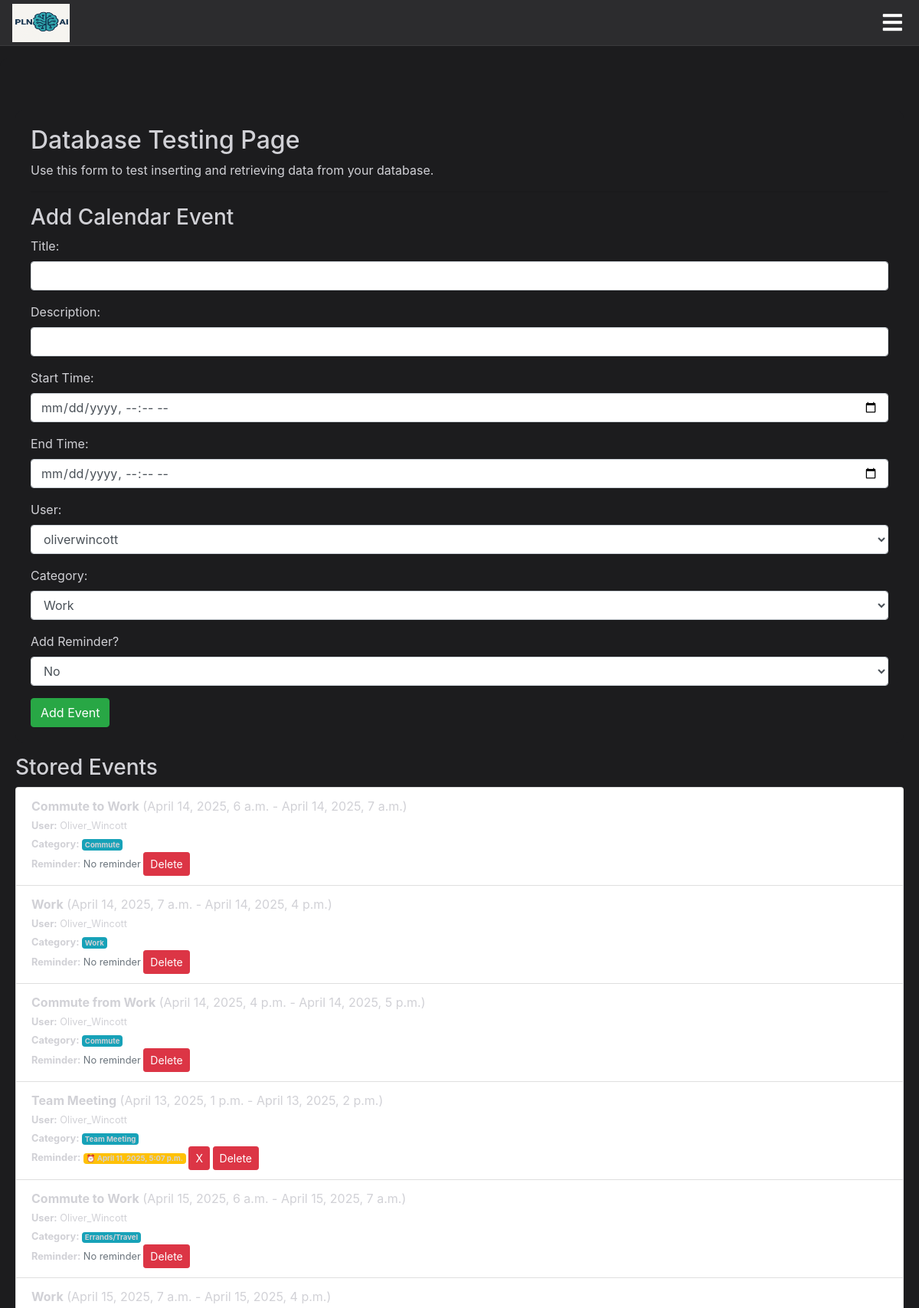
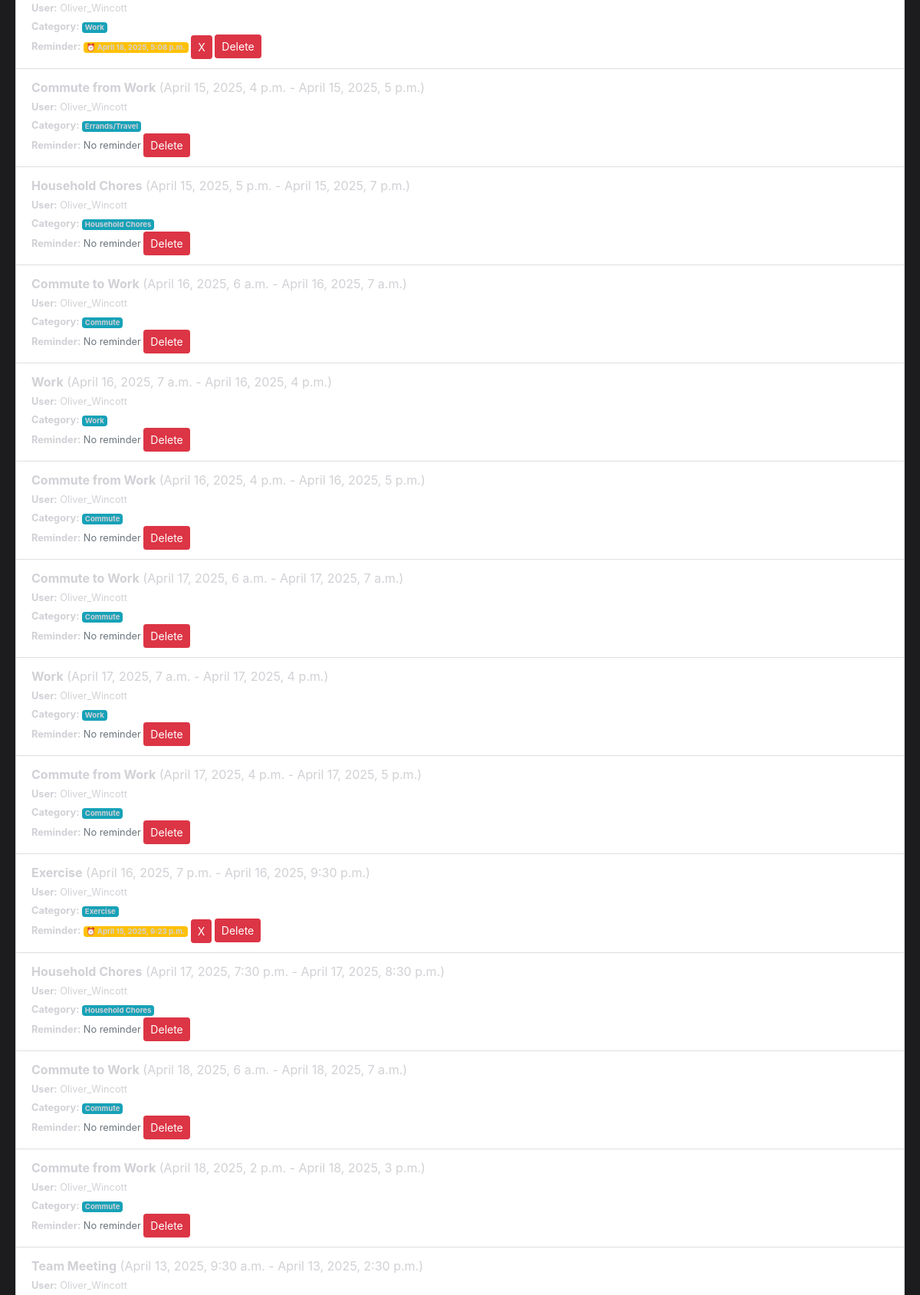
/db_test/ (signed in, upper part), run on the app's committed database (2 pictures, top to bottom).
### calendar_app/models.py (models this page shows, shortened)
class CalendarEvent(models.Model):
    title = models.CharField(max_length=255)
    description = models.TextField(max_length=255)  # ✅ Add this line if missing
    start_time = models.DateTimeField()
    end_time = models.DateTimeField()
    user = models.ForeignKey(User, on_delete=models.CASCADE)  # ✅ Link to Django User Model

class EventCategory(models.Model):
    event = models.ForeignKey(CalendarEvent, on_delete=models.CASCADE)
    category = models.ForeignKey(Category, on_delete=models.CASCADE)
    class Meta:
        unique_together = ('event', 'category')

class Category(models.Model):
    name = models.CharField(max_length=100)
    color = models.CharField(max_length=7, default="#5ac8fa")  # e.g. HEX color like "#FF5733"

class Reminder(models.Model):
    user = models.ForeignKey(User, on_delete=models.CASCADE)  # Add this line
    event = models.ForeignKey(CalendarEvent, on_delete=models.CASCADE)
    reminder_time = models.DateTimeField()

### calendar_app/views.py (the view)
# urls.py: path('db_test/', db_test, name='db_test'),
@login_required
def db_test(request):
    return render(request, 'db_test.html', {
        "users": User.objects.all(),  # This one is global; adjust if needed.
        "events": CalendarEvent.objects.filter(user=request.user),
        "categories": Category.objects.all(),  # Categories might be global.
        "reminders": Reminder.objects.filter(event__user=request.user)
    })

### calendar_app/templates/db_test.html (shortened to what this page needs)
{% extends 'base.html' %}
{% block content %}
<div class="container mt-5">
    <h2>Database Testing Page</h2>
    <p>Use this form to test inserting and retrieving data from your database.</p>
    <hr>
    <h3>Add Calendar Event</h3>
    <form id="eventForm">
        <div class="mb-3">
            <label for="title" class="form-label">Title:</label>
            <input type="text" class="form-control" name="title" required>
        </div>
        <div class="mb-3">
            <label for="description" class="form-label">Description:</label>
            <input type="text" class="form-control" name="description" required>
        </div>
        <div class="mb-3">
            <label for="start_time" class="form-label">Start Time:</label>
            <input type="datetime-local" class="form-control" name="start_time" required>
        </div>
        <div class="mb-3">
            <label for="end_time" class="form-label">End Time:</label>
            <input type="datetime-local" class="form-control" name="end_time" required>
        </div>
        <div class="mb-3">
            <label for="user_id" class="form-label">User:</label>
            <select class="form-control" name="user_id" required>
                {% for user in users %}
                    <option value="{{ user.id }}">{{ user.username }}</option>
                {% endfor %}
            </select>
        </div>
        <div class="mb-3" id="existing_category_field">
            <label for="category_id" class="form-label">Category:</label>
            <select class="form-control" name="category_id">
                {% for category in categories %}
                    <option value="{{ category.id }}">{{ category.name }}</option>
                {% endfor %}
            </select>
        </div>
        <div class="mb-3">
            <label for="add_reminder" class="form-label">Add Reminder?</label>
            <select class="form-control" id="add_reminder" name="add_reminder">
                <option value="no">No</option>
            </select>
        </div>
        <button type="submit" class="btn btn-success">Add Event</button>
    </form>
</div>
<h3>Stored Events</h3>
<ul class="list-group">
    {% for event in events %}
        <li class="list-group-item">
            <strong>{{ event.title }}</strong> ({{ event.start_time }} - {{ event.end_time }})<br>
            <small><strong>User:</strong> {{ event.user.username }}</small><br>
            <small><strong>Category:</strong>
                {% for ec in event.eventcategory_set.all %}
                    <span class="badge bg-info">{{ ec.category.name }}</span>
                {% empty %}
                    <span class="text-muted">No category assigned</span>
                {% endfor %}
            </small><br>
            <small><strong>Reminder:</strong>
                {% for reminder in event.reminder_set.all %}
                    <span class="badge bg-warning">⏰ {{ reminder.reminder_time }}</span>
                    <button class="btn btn-danger btn-sm delete-reminder" data-reminder-id="{{ reminder.id }}">X</button>
                {% empty %}
                    <span class="text-muted">No reminder</span>
                {% endfor %}
            </small>
            <button class="btn btn-danger btn-sm float-end delete-event" data-event-id="{{ event.id }}">Delete</button>
        </li>
    {% empty %}
        <li class="list-group-item">No events yet.</li>
    {% endfor %}
</ul>
</div>
{% endblock %}

### calendar_app/templates/base.html (shortened to what this page needs)
{% load static %}
<!DOCTYPE html>
<html lang="en">
<head>
  <link href="https://stackpath.bootstrapcdn.com/bootstrap/4.5.2/css/bootstrap.min.css" rel="stylesheet">
  <link rel="stylesheet" href="https://cdnjs.cloudflare.com/ajax/libs/font-awesome/5.15.3/css/all.min.css"/>
</head>
<body>
  <div class="topbar">
    <a href="{% url 'index' %}" class="brand">
        <img src="{% static 'images/PLNAI.jpg' %}" alt="PLN AI Logo" style="height:50px; width:75px;">
    </a>
    <button class="hamburger" id="hamburgerBtn">
      <i class="fas fa-bars"></i>
    </button>
  </div>
  <div class="container">
    {% block content %}{% endblock %}
</body>
</html>

### calendar_app/templates/base.html (style rules this page uses)
body { background-color: #1c1c1e; color: #d1d1d6; font-family: -apple-system, BlinkMacSystemFont, "SF Pro Text", Helvetica, Arial, sans-serif; margin: 0; padding: 0; }
.topbar { display: flex; align-items: center; justify-content: space-between; background-color: #2c2c2e; border-bottom: 1px solid #3a3a3c; padding: 0.75rem 1rem; position: relative; z-index: 10; height: 60px; }
.topbar .brand { font-size: 1.3rem; font-weight: bold; color: #ffffff; text-decoration: none; }
.hamburger { background: none; border: none; color: #ffffff; font-size: 1.8rem; cursor: pointer; }
.container { background-color: #1c1c1e; padding: 20px; border-radius: 10px; margin: 1rem auto; max-width: 1200px; }

### data on the page
CalendarEvent: title "Commute to Work", start_time "April 14, 2025, 6 a.m.", end_time "April 14, 2025, 7 a.m.", user.username "Oliver_Wincott"
EventCategory: category.name "Commute"
CalendarEvent: title "Work", start_time "April 14, 2025, 7 a.m.", end_time "April 14, 2025, 4 p.m.", user.username "Oliver_Wincott"
EventCategory: category.name "Work"
CalendarEvent: title "Commute from Work", start_time "April 14, 2025, 4 p.m.", end_time "April 14, 2025, 5 p.m.", user.username "Oliver_Wincott"
EventCategory: category.name "Commute"
CalendarEvent: title "Team Meeting", start_time "April 13, 2025, 1 p.m.", end_time "April 13, 2025, 2 p.m.", user.username "Oliver_Wincott"
EventCategory: category.name "Team Meeting"
Reminder: reminder_time "April 11, 2025, 5:07 p.m."
CalendarEvent: title "Commute to Work", start_time "April 15, 2025, 6 a.m.", end_time "April 15, 2025, 7 a.m.", user.username "Oliver_Wincott"
EventCategory: category.name "Errands/Travel"
CalendarEvent: title "Work", start_time "April 15, 2025, 7 a.m.", end_time "April 15, 2025, 4 p.m.", user.username "Oliver_Wincott"
EventCategory: category.name "Work"
Reminder: reminder_time "April 18, 2025, 5:08 p.m."
CalendarEvent: title "Commute from Work", start_time "April 15, 2025, 4 p.m.", end_time "April 15, 2025, 5 p.m.", user.username "Oliver_Wincott"
EventCategory: category.name "Errands/Travel"
CalendarEvent: title "Household Chores", start_time "April 15, 2025, 5 p.m.", end_time "April 15, 2025, 7 p.m.", user.username "Oliver_Wincott"
EventCategory: category.name "Household Chores"
CalendarEvent: title "Commute to Work", start_time "April 16, 2025, 6 a.m.", end_time "April 16, 2025, 7 a.m.", user.username "Oliver_Wincott"
EventCategory: category.name "Commute"
CalendarEvent: title "Work", start_time "April 16, 2025, 7 a.m.", end_time "April 16, 2025, 4 p.m.", user.username "Oliver_Wincott"
EventCategory: category.name "Work"
CalendarEvent: title "Commute from Work", start_time "April 16, 2025, 4 p.m.", end_time "April 16, 2025, 5 p.m.", user.username "Oliver_Wincott"
EventCategory: category.name "Commute"
CalendarEvent: title "Commute to Work", start_time "April 17, 2025, 6 a.m.", end_time "April 17, 2025, 7 a.m.", user.username "Oliver_Wincott"
EventCategory: category.name "Commute"
CalendarEvent: title "Work", start_time "April 17, 2025, 7 a.m.", end_time "April 17, 2025, 4 p.m.", user.username "Oliver_Wincott"
EventCategory: category.name "Work"
CalendarEvent: title "Commute from Work", start_time "April 17, 2025, 4 p.m.", end_time "April 17, 2025, 5 p.m.", user.username "Oliver_Wincott"
EventCategory: category.name "Commute"
CalendarEvent: title "Exercise", start_time "April 16, 2025, 7 p.m.", end_time "April 16, 2025, 9:30 p.m.", user.username "Oliver_Wincott"
EventCategory: category.name "Exercise"
Reminder: reminder_time "April 15, 2025, 9:23 p.m."
CalendarEvent: title "Household Chores", start_time "April 17, 2025, 7:30 p.m.", end_time "April 17, 2025, 8:30 p.m.", user.username "Oliver_Wincott"
EventCategory: category.name "Household Chores"
CalendarEvent: title "Commute to Work", start_time "April 18, 2025, 6 a.m.", end_time "April 18, 2025, 7 a.m.", user.username "Oliver_Wincott"
EventCategory: category.name "Commute"
CalendarEvent: title "Commute from Work", start_time "April 18, 2025, 2 p.m.", end_time "April 18, 2025, 3 p.m.", user.username "Oliver_Wincott"
EventCategory: category.name "Commute"
CalendarEvent: title "Team Meeting", start_time "April 13, 2025, 9:30 a.m.", end_time "April 13, 2025, 2:30 p.m.", user.username "Oliver_Wincott"

### other printed values
form field user_id "oliverwincott"
form field category_id "Work"
